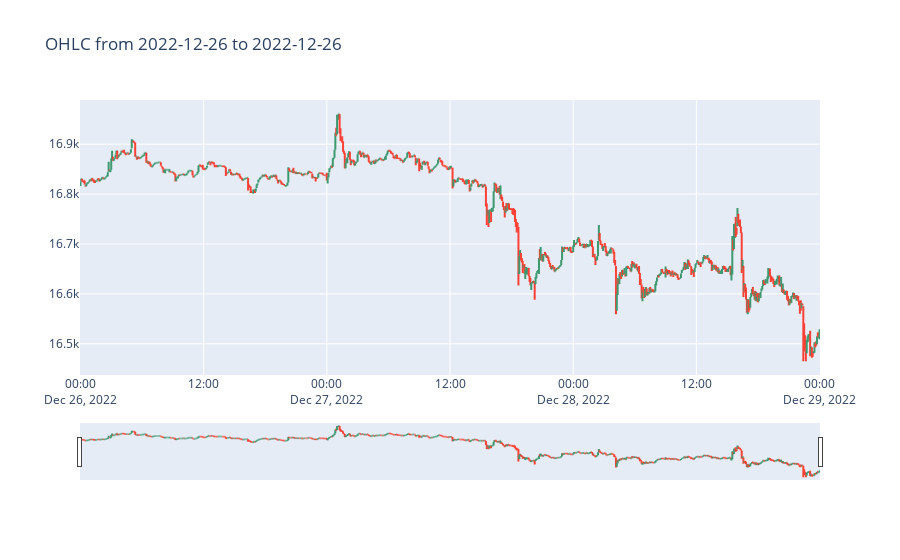

This figure's notebook cell:
### Code cell
#Inputs
currency = "BTC"
begin_date = date(2022, 12, 26)
end_date = dt.today().date()

update_2d_price_graph(MarketData(currency,begin_date,end_date,300).currency_data())
#update_2d_price_graph(MarketData(currency,begin_date,end_date,300).currency_data()).write_html("ohlc.html")

### Figure 1 — Plotly figure (JSON) as saved in the notebook; plotly's stock layout.template omitted (floating-point values rounded to 4 significant figures; data arrays with more than 128 entries replaced by an {"elided": "..."} marker saying what was removed)
{"data": [{"close": {"elided": "865 int values"}, "high": {"elided": "865 int values"}, "low": {"elided": "865 int values"}, "open": {"elided": "865 int values"}, "type": "ohlc", "x": {"elided": "865 str values"}}], "layout": {"title": {"text": "OHLC from 2022-12-26 to 2022-12-26"}}}
